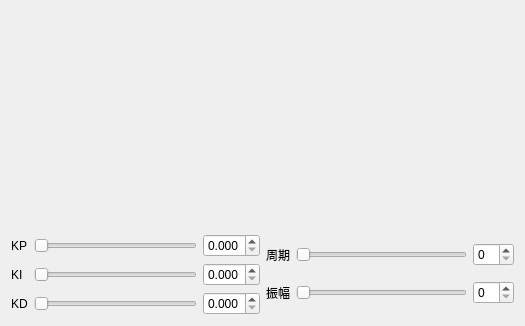
<?xml version="1.0" encoding="UTF-8"?>
<ui version="4.0">
 <class>Widget</class>
 <widget class="QWidget" name="Widget">
  <property name="geometry">
   <rect>
    <x>0</x>
    <y>0</y>
    <width>525</width>
    <height>326</height>
   </rect>
  </property>
  <property name="windowTitle">
   <string>Widget</string>
  </property>
  <layout class="QGridLayout" name="gridLayout_3">
   <item row="1" column="0">
    <layout class="QGridLayout" name="gridLayout">
     <item row="1" column="0">
      <widget class="QLabel" name="label_2">
       <property name="text">
        <string>KI</string>
       </property>
      </widget>
     </item>
     <item row="2" column="1">
      <widget class="QSlider" name="silderKd">
       <property name="sizePolicy">
        <sizepolicy hsizetype="Expanding" vsizetype="Fixed">
         <horstretch>0</horstretch>
         <verstretch>0</verstretch>
        </sizepolicy>
       </property>
       <property name="maximum">
        <number>1000</number>
       </property>
       <property name="pageStep">
        <number>1</number>
       </property>
       <property name="orientation">
        <enum>Qt::Horizontal</enum>
       </property>
      </widget>
     </item>
     <item row="1" column="1">
      <widget class="QSlider" name="silderKi">
       <property name="sizePolicy">
        <sizepolicy hsizetype="Expanding" vsizetype="Fixed">
         <horstretch>0</horstretch>
         <verstretch>0</verstretch>
        </sizepolicy>
       </property>
       <property name="maximum">
        <number>1000</number>
       </property>
       <property name="pageStep">
        <number>1</number>
       </property>
       <property name="orientation">
        <enum>Qt::Horizontal</enum>
       </property>
      </widget>
     </item>
     <item row="2" column="0">
      <widget class="QLabel" name="label_3">
       <property name="text">
        <string>KD</string>
       </property>
      </widget>
     </item>
     <item row="0" column="0">
      <widget class="QLabel" name="label">
       <property name="text">
        <string>KP</string>
       </property>
      </widget>
     </item>
     <item row="2" column="2">
      <widget class="QDoubleSpinBox" name="spinBoxKd">
       <property name="decimals">
        <number>3</number>
       </property>
       <property name="maximum">
        <double>5.000000000000000</double>
       </property>
      </widget>
     </item>
     <item row="0" column="2">
      <widget class="QDoubleSpinBox" name="spinBoxKp">
       <property name="decimals">
        <number>3</number>
       </property>
       <property name="maximum">
        <double>5.000000000000000</double>
       </property>
      </widget>
     </item>
     <item row="0" column="1">
      <widget class="QSlider" name="silderKp">
       <property name="sizePolicy">
        <sizepolicy hsizetype="Expanding" vsizetype="Fixed">
         <horstretch>0</horstretch>
         <verstretch>0</verstretch>
        </sizepolicy>
       </property>
       <property name="maximum">
        <number>1000</number>
       </property>
       <property name="pageStep">
        <number>1</number>
       </property>
       <property name="orientation">
        <enum>Qt::Horizontal</enum>
       </property>
      </widget>
     </item>
     <item row="1" column="2">
      <widget class="QDoubleSpinBox" name="spinBoxKi">
       <property name="decimals">
        <number>3</number>
       </property>
       <property name="maximum">
        <double>1.000000000000000</double>
       </property>
      </widget>
     </item>
    </layout>
   </item>
   <item row="1" column="1">
    <layout class="QGridLayout" name="gridLayout_2">
     <item row="0" column="0">
      <widget class="QLabel" name="label_4">
       <property name="text">
        <string>周期</string>
       </property>
      </widget>
     </item>
     <item row="0" column="1">
      <widget class="QSlider" name="periodSlider">
       <property name="orientation">
        <enum>Qt::Horizontal</enum>
       </property>
      </widget>
     </item>
     <item row="0" column="2">
      <widget class="QSpinBox" name="spinBox"/>
     </item>
     <item row="1" column="0">
      <widget class="QLabel" name="label_5">
       <property name="text">
        <string>振幅</string>
       </property>
      </widget>
     </item>
     <item row="1" column="1">
      <widget class="QSlider" name="amplitudeSlider">
       <property name="orientation">
        <enum>Qt::Horizontal</enum>
       </property>
      </widget>
     </item>
     <item row="1" column="2">
      <widget class="QSpinBox" name="spinBox_2"/>
     </item>
    </layout>
   </item>
   <item row="0" column="0" colspan="2">
    <widget class="QtCharts::QChartView" name="widget" native="true">
     <layout class="QHBoxLayout" name="horizontalLayout">
      <item>
       <spacer name="verticalSpacer">
        <property name="orientation">
         <enum>Qt::Vertical</enum>
        </property>
        <property name="sizeHint" stdset="0">
         <size>
          <width>20</width>
          <height>201</height>
         </size>
        </property>
       </spacer>
      </item>
     </layout>
    </widget>
   </item>
  </layout>
 </widget>
 <layoutdefault spacing="6" margin="11"/>
 <customwidgets>
  <customwidget>
   <class>QtCharts::QChartView</class>
   <extends>QWidget</extends>
   <header location="global">qtcharts/qchartview.h</header>
   <container>1</container>
  </customwidget>
 </customwidgets>
 <resources/>
 <connections/>
</ui>
